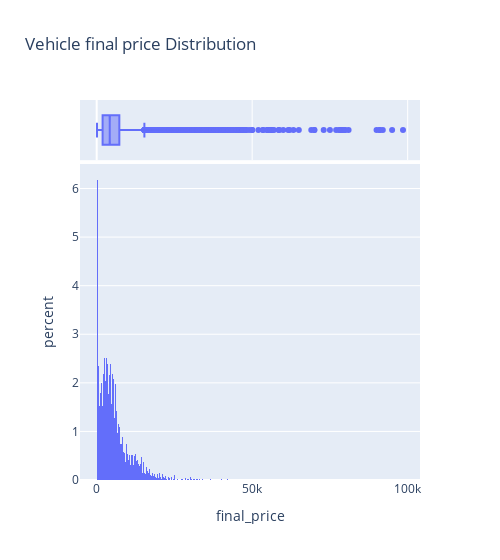

Notebook code for this chart:
### Code cell
#see the stats of the final price

mask = my_data[(my_data['final_price'] > 100) & (my_data['final_price'] <100000)]

fig = px.histogram(
    data_frame=mask,
    x='final_price',
    title='Vehicle final price Distribution',
    histnorm='percent',
    width=500,
    marginal='box',
)
fig.show()

# we will group the cars older than 25 y.o.

### Figure 1 — Plotly figure (JSON) as saved in the notebook; plotly's stock layout.template omitted (floating-point values rounded to 4 significant figures; data arrays with more than 128 entries replaced by an {"elided": "..."} marker saying what was removed)
{"data": [{"alignmentgroup": "True", "bingroup": "x", "histnorm": "percent", "hovertemplate": "final_price=%{x}<br>percent=%{y}<extra></extra>", "legendgroup": "", "marker": {"color": "#636efa", "pattern": {"shape": ""}}, "name": "", "offsetgroup": "", "orientation": "v", "showlegend": false, "type": "histogram", "x": {"elided": "32801 int values"}, "xaxis": "x", "yaxis": "y"}, {"alignmentgroup": "True", "hovertemplate": "final_price=%{x}<extra></extra>", "legendgroup": "", "marker": {"color": "#636efa"}, "name": "", "notched": true, "offsetgroup": "", "showlegend": false, "type": "box", "x": {"elided": "32801 int values"}, "xaxis": "x2", "yaxis": "y2"}], "layout": {"barmode": "relative", "legend": {"tracegroupgap": 0}, "title": {"text": "Vehicle final price Distribution"}, "width": 500, "xaxis": {"anchor": "y", "domain": [0, 1], "title": {"text": "final_price"}}, "xaxis2": {"anchor": "y2", "domain": [0, 1], "matches": "x", "showgrid": true, "showticklabels": false}, "yaxis": {"anchor": "x", "domain": [0, 0.8316], "title": {"text": "percent"}}, "yaxis2": {"anchor": "x2", "domain": [0.8416, 1], "matches": "y2", "showgrid": false, "showline": false, "showticklabels": false, "ticks": ""}}}
